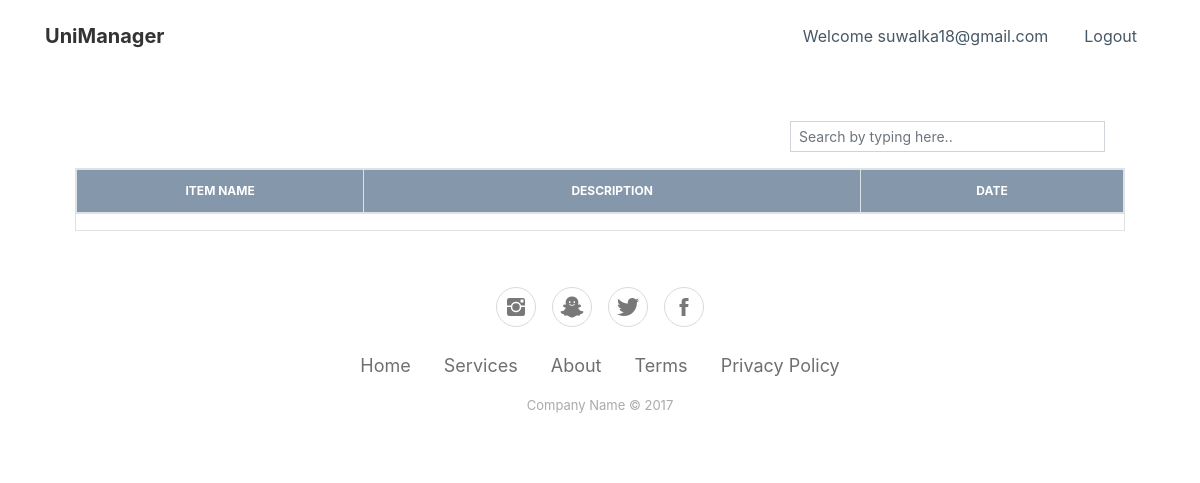
The page /home/lost-and-found-admin (signed in) on the database as committed earlier.
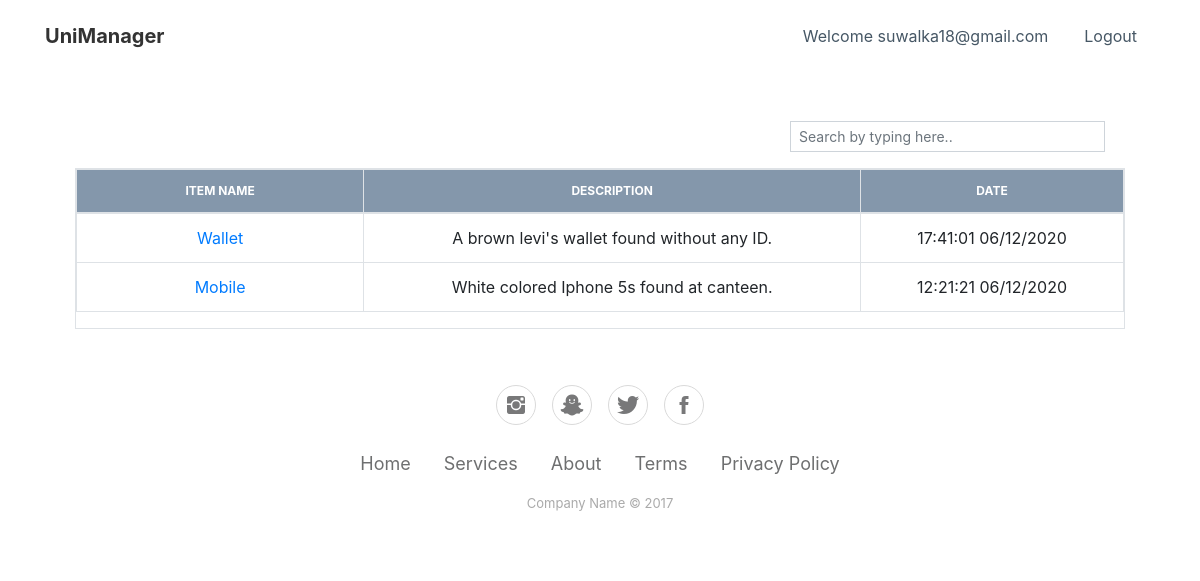
The same page on the database as committed later.
### myapp/models.py (models this page shows)
class LostAndFound(models.Model):
    name = models.CharField(blank=False, null=False, max_length=100)
    information = models.CharField(blank=True, null=False, max_length=1000)
    status = models.IntegerField(blank=False, null=False, default=0)
    submit_date = models.DateTimeField(auto_now=True, null=False, blank=False)
    submit_user = models.ForeignKey(get_user_model(), on_delete=models.CASCADE, related_name="user_submit")
    takeaway_user = models.ForeignKey(get_user_model(), null=True, default=None, on_delete=models.CASCADE, related_name="user_takeaway")
    takeaway_date = models.DateTimeField(default=None, null=True, blank=False)
    item_received = models.BooleanField(default=False)

### myapp/views.py (the view)
# urls.py: path("home/lost-and-found-admin", lost_and_found_admin, name="lost-and-found-admin"),
def lost_and_found_admin(request):
    l_and_f = list(LostAndFound.objects.filter(status=0).order_by("-submit_date").values())
    for lf in range(len(l_and_f)):
        l_and_f[lf]["submit_date"] = l_and_f[lf]["submit_date"].strftime('%H:%M:%S %d/%m/%Y')
    return render(request, "lostfound_admin.html",
                  {"name": request.session['name'].split()[0], "lost_and_found": l_and_f})

### templates/lostfound_admin.html (shortened to what this page needs)
{% load static %}
<!DOCTYPE html>
<html>
<head>
    <link rel="stylesheet" href="{% static 'assets/bootstrap/css/bootstrap.min.css' %}">
    <link rel="stylesheet" href="{% static 'assets/fonts/font-awesome.min.css' %}">
    <link rel="stylesheet" href="{% static 'assets/fonts/ionicons.min.css' %}">
    <link rel="stylesheet" href="{% static 'assets/css/Bootstrap-Cards-v2-shri.css' %}">
    <link rel="stylesheet" href="{% static 'assets/css/Contact-Form-Clean-shri.css' %}">
    <link rel="stylesheet" href="{% static 'assets/css/Footer-Basic-shri.css' %}">
    <link rel="stylesheet" href="{% static 'assets/css/Login-Form-Clean-1-shri.css' %}">
    <link rel="stylesheet" href="{% static 'assets/css/Login-Form-Clean-shri.css' %}">
    <link rel="stylesheet" href="{% static 'assets/css/Navigation-Clean-shri.css' %}">
    <link rel="stylesheet" href="{% static 'assets/css/styles-shri.css' %}">
    <link rel="stylesheet" href="{% static 'assets/css/Table-With-Search-1-shri.css' %}">
    <link rel="stylesheet" href="{% static 'assets/css/Table-With-Search-shri.css' %}">
</head>
<body>
<nav class="navbar navbar-light navbar-expand-md navigation-clean">
    <div class="container"><a class="navbar-brand" href="/">UniManager</a>
        <div class="collapse navbar-collapse"
             id="navcol-1">
            <ul class="nav navbar-nav ml-auto">
                <li class="nav-item" role="presentation"><a class="nav-link" href="#">Welcome {{ name }}</a></li>
                <li class="nav-item" role="presentation"><a class="nav-link" href="/logout">Logout</a></li>
            </ul>
        </div>
    </div>
</nav>
<div class="col-auto col-md-12 text-center mx-auto search-table-col"
     style="margin-top: 49px;margin-left: 0;max-width: 90%;display: block;position: relative;align-items: center;">
    <div class="form-group pull-right col-lg-4"><input class="form-control-sm search form-control" type="text"
                                                       placeholder="Search by typing here.." style="width: 315px;">
    </div>
    <span class="counter pull-right"></span>
    <div class="table-responsive table-bordered table table-hover table-bordered results"
         style="margin-top: 0;">
        <table class="table table-bordered table-hover">
            <thead class="bill-header cs">
            <tr>
                <th class="text-uppercase col-lg-1" id="trs-hd">Item Name</th>
                <th class="text-uppercase col-lg-2" id="trs-hd">Description</th>
                <th class="text-uppercase col-lg-3" id="trs-hd">Date</th>
            </tr>
            </thead>
            <tbody>
            {% for lf in lost_and_found %}
                <tr>
                    <td style="max-width: 24px;width: 422px;"><a
                            href="/home/lost-and-found-admin/{{ lf.id }}">{{ lf.name }}</a></td>
                    <td style="max-width: 24px;width: 422px;">{{ lf.information }}</td>
                    <td style="max-width: 24px;width: 422px;">{{ lf.submit_date }}</td>
                </tr>
            {% endfor %}
            </tbody>
        </table>
    </div>
</div>
<div class="footer-basic">
    <footer>
        <div class="align-self-end social"><a href="#"><i class="icon ion-social-instagram"></i></a><a href="#"><i
                class="icon ion-social-snapchat"></i></a><a href="#"><i class="icon ion-social-twitter"></i></a><a
                href="#"><i class="icon ion-social-facebook"></i></a></div>
        <ul class="list-inline">
            <li class="list-inline-item"><a href="#">Home</a></li>
            <li class="list-inline-item"><a href="#">Services</a></li>
            <li class="list-inline-item"><a href="#">About</a></li>
            <li class="list-inline-item"><a href="#">Terms</a></li>
            <li class="list-inline-item"><a href="#">Privacy Policy</a></li>
        </ul>
        <p class="copyright">Company Name © 2017</p>
    </footer>
</div>
</body>
</html>

Rows that differ between the two databases and show on the page:
added LostAndFound: name "Wallet", information "A brown levi's wallet found without any ID.", submit_date "17:41:01 06/12/2020"
added LostAndFound: name "Mobile", information "White colored Iphone 5s found at canteen.", submit_date "12:21:21 06/12/2020"
